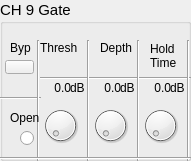
  <widget class="QGroupBox" name="groupBox_9">
   <property name="geometry">
    <rect>
     <x>60</x>
     <y>350</y>
     <width>191</width>
     <height>161</height>
    </rect>
   </property>
   <property name="font">
    <font>
     <pointsize>11</pointsize>
    </font>
   </property>
   <property name="title">
    <string>CH 9 Gate</string>
   </property>
   <widget class="QLabel" name="label_89">
    <property name="geometry">
     <rect>
      <x>10</x>
      <y>40</y>
      <width>21</width>
      <height>16</height>
     </rect>
    </property>
    <property name="font">
     <font>
      <pointsize>9</pointsize>
     </font>
    </property>
    <property name="text">
     <string>Byp</string>
    </property>
   </widget>
   <widget class="QLabel" name="label_90">
    <property name="geometry">
     <rect>
      <x>40</x>
      <y>40</y>
      <width>41</width>
      <height>16</height>
     </rect>
    </property>
    <property name="font">
     <font>
      <pointsize>9</pointsize>
     </font>
    </property>
    <property name="text">
     <string>Thresh</string>
    </property>
   </widget>
   <widget class="QLabel" name="label_91">
    <property name="geometry">
     <rect>
      <x>100</x>
      <y>40</y>
      <width>41</width>
      <height>16</height>
     </rect>
    </property>
    <property name="font">
     <font>
      <pointsize>9</pointsize>
     </font>
    </property>
    <property name="text">
     <string>Depth</string>
    </property>
   </widget>
   <widget class="QLabel" name="label_92">
    <property name="geometry">
     <rect>
      <x>150</x>
      <y>40</y>
      <width>31</width>
      <height>31</height>
     </rect>
    </property>
    <property name="font">
     <font>
      <pointsize>9</pointsize>
     </font>
    </property>
    <property name="text">
     <string>Hold
Time</string>
    </property>
   </widget>
   <widget class="Line" name="line_57">
    <property name="geometry">
     <rect>
      <x>40</x>
      <y>70</y>
      <width>151</width>
      <height>16</height>
     </rect>
    </property>
    <property name="orientation">
     <enum>Qt::Horizontal</enum>
    </property>
   </widget>
   <widget class="Line" name="line_58">
    <property name="geometry">
     <rect>
      <x>0</x>
      <y>90</y>
      <width>41</width>
      <height>16</height>
     </rect>
    </property>
    <property name="orientation">
     <enum>Qt::Horizontal</enum>
    </property>
   </widget>
   <widget class="Line" name="line_59">
    <property name="geometry">
     <rect>
      <x>30</x>
      <y>40</y>
      <width>16</width>
      <height>121</height>
     </rect>
    </property>
    <property name="orientation">
     <enum>Qt::Vertical</enum>
    </property>
   </widget>
   <widget class="Line" name="line_60">
    <property name="geometry">
     <rect>
      <x>80</x>
      <y>40</y>
      <width>16</width>
      <height>121</height>
     </rect>
    </property>
    <property name="orientation">
     <enum>Qt::Vertical</enum>
    </property>
   </widget>
   <widget class="Line" name="line_61">
    <property name="geometry">
     <rect>
      <x>130</x>
      <y>40</y>
      <width>16</width>
      <height>121</height>
     </rect>
    </property>
    <property name="orientation">
     <enum>Qt::Vertical</enum>
    </property>
   </widget>
   <widget class="Line" name="line_62">
    <property name="geometry">
     <rect>
      <x>180</x>
      <y>40</y>
      <width>16</width>
      <height>121</height>
     </rect>
    </property>
    <property name="orientation">
     <enum>Qt::Vertical</enum>
    </property>
   </widget>
   <widget class="OIDDial" name="dial_25">
    <property name="geometry">
     <rect>
      <x>40</x>
      <y>100</y>
      <width>41</width>
      <height>51</height>
     </rect>
    </property>
   </widget>
   <widget class="OIDDial" name="dial_26">
    <property name="geometry">
     <rect>
      <x>90</x>
      <y>100</y>
      <width>41</width>
      <height>51</height>
     </rect>
    </property>
   </widget>
   <widget class="OIDDial" name="dial_27">
    <property name="geometry">
     <rect>
      <x>140</x>
      <y>100</y>
      <width>41</width>
      <height>51</height>
     </rect>
    </property>
   </widget>
   <widget class="Line" name="line_63">
    <property name="geometry">
     <rect>
      <x>0</x>
      <y>150</y>
      <width>191</width>
      <height>16</height>
     </rect>
    </property>
    <property name="orientation">
     <enum>Qt::Horizontal</enum>
    </property>
   </widget>
   <widget class="QLabel" name="label_93">
    <property name="geometry">
     <rect>
      <x>70</x>
      <y>80</y>
      <width>16</width>
      <height>16</height>
     </rect>
    </property>
    <property name="font">
     <font>
      <pointsize>9</pointsize>
     </font>
    </property>
    <property name="text">
     <string>dB</string>
    </property>
   </widget>
   <widget class="QLabel" name="label_94">
    <property name="geometry">
     <rect>
      <x>120</x>
      <y>80</y>
      <width>16</width>
      <height>16</height>
     </rect>
    </property>
    <property name="font">
     <font>
      <pointsize>9</pointsize>
     </font>
    </property>
    <property name="text">
     <string>dB</string>
    </property>
   </widget>
   <widget class="QLabel" name="label_95">
    <property name="geometry">
     <rect>
      <x>170</x>
      <y>80</y>
      <width>16</width>
      <height>16</height>
     </rect>
    </property>
    <property name="font">
     <font>
      <pointsize>9</pointsize>
     </font>
    </property>
    <property name="text">
     <string>dB</string>
    </property>
   </widget>
   <widget class="QLabel" name="ls25">
    <property name="geometry">
     <rect>
      <x>40</x>
      <y>80</y>
      <width>31</width>
      <height>16</height>
     </rect>
    </property>
    <property name="font">
     <font>
      <pointsize>9</pointsize>
     </font>
    </property>
    <property name="text">
     <string>0.0</string>
    </property>
    <property name="alignment">
     <set>Qt::AlignRight|Qt::AlignTrailing|Qt::AlignVCenter</set>
    </property>
   </widget>
   <widget class="QLabel" name="ls26">
    <property name="geometry">
     <rect>
      <x>90</x>
      <y>80</y>
      <width>31</width>
      <height>16</height>
     </rect>
    </property>
    <property name="font">
     <font>
      <pointsize>9</pointsize>
     </font>
    </property>
    <property name="text">
     <string>0.0</string>
    </property>
    <property name="alignment">
     <set>Qt::AlignRight|Qt::AlignTrailing|Qt::AlignVCenter</set>
    </property>
   </widget>
   <widget class="QLabel" name="ls27">
    <property name="geometry">
     <rect>
      <x>140</x>
      <y>80</y>
      <width>31</width>
      <height>16</height>
     </rect>
    </property>
    <property name="font">
     <font>
      <pointsize>9</pointsize>
     </font>
    </property>
    <property name="text">
     <string>0.0</string>
    </property>
    <property name="alignment">
     <set>Qt::AlignRight|Qt::AlignTrailing|Qt::AlignVCenter</set>
    </property>
   </widget>
   <widget class="QLabel" name="label_99">
    <property name="geometry">
     <rect>
      <x>10</x>
      <y>110</y>
      <width>31</width>
      <height>16</height>
     </rect>
    </property>
    <property name="font">
     <font>
      <pointsize>9</pointsize>
     </font>
    </property>
    <property name="text">
     <string>Open</string>
    </property>
   </widget>
   <widget class="QRadioButton" name="radioButton_9">
    <property name="geometry">
     <rect>
      <x>20</x>
      <y>130</y>
      <width>16</width>
      <height>16</height>
     </rect>
    </property>
    <property name="text">
     <string/>
    </property>
   </widget>
   <widget class="OIDStatePushBtn" name="bypass9">
    <property name="geometry">
     <rect>
      <x>5</x>
      <y>60</y>
      <width>29</width>
      <height>14</height>
     </rect>
    </property>
    <property name="text">
     <string/>
    </property>
    <property name="checkable">
     <bool>true</bool>
    </property>
   </widget>
  </widget>
